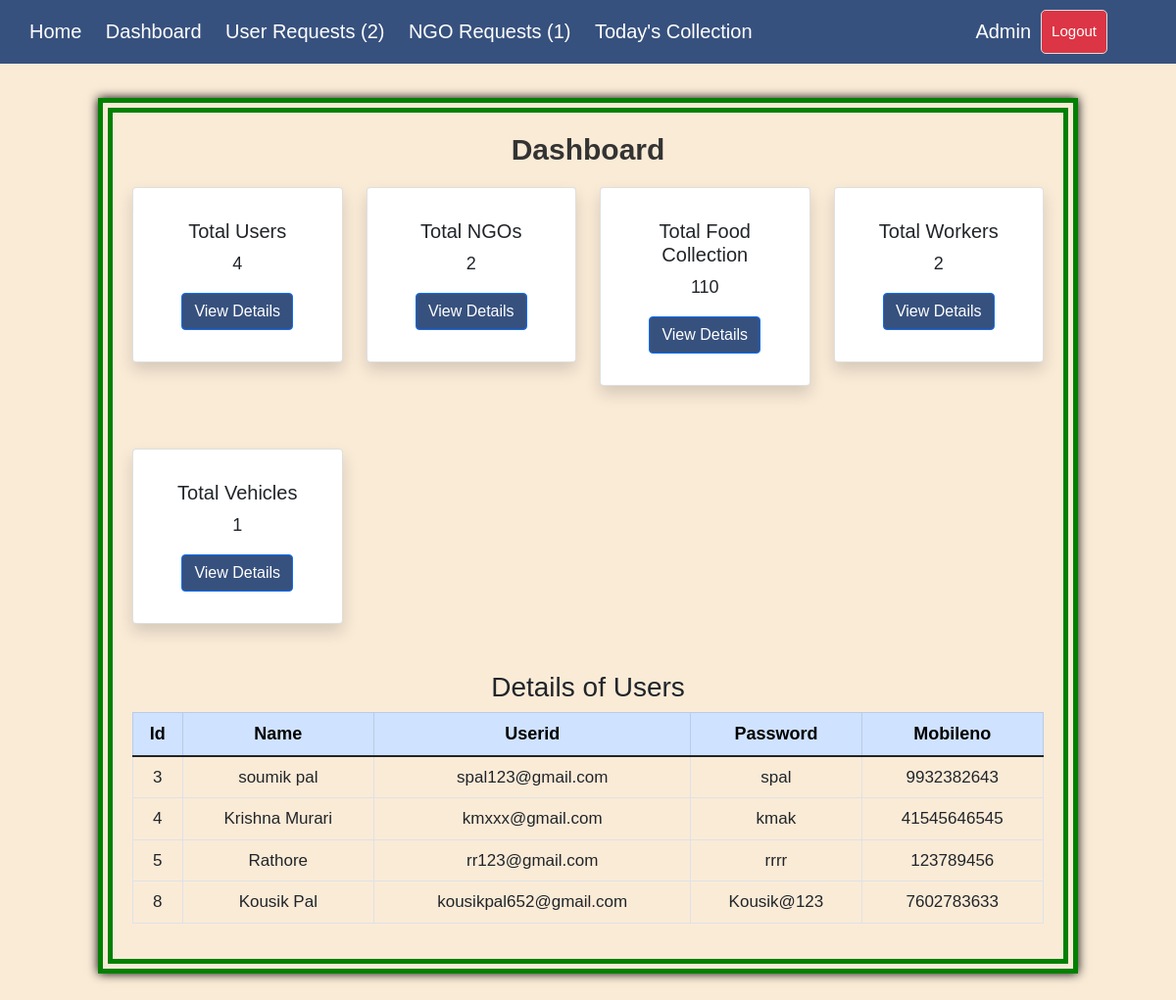
The page /adminpage.php?form=dashboard&table=users on the database its author committed.
### tables this page shows
CREATE TABLE `users` (
  `id` int(10) NOT NULL,
  `name` varchar(50) NOT NULL,
  `userid` varchar(50) NOT NULL,
  `password` varchar(50) NOT NULL,
  `mobileno` varchar(15) NOT NULL
);

### adminpage.php (the view, shortened to what this page needs)
<?php
require 'db.php';
$activeForm = $_GET['form'] ?? 'dashboard';
$tableName = $_GET['table'] ?? null;
$totalUsers = $conn->query("SELECT COUNT(*) as count FROM users")->fetch_assoc()['count'] ?? 0;
$totalNGOs = $conn->query("SELECT COUNT(*) as count FROM ngo")->fetch_assoc()['count'] ?? 0;
$totalFoodCollected = $conn->query("SELECT SUM(quantity) as sum FROM food WHERE status = 'granted'")->fetch_assoc()['sum'] ?? 0;
$totalWorkers = $conn->query("SELECT COUNT(*) as count FROM workers")->fetch_assoc()['count'] ?? 0;
$totalVehicles = $conn->query("SELECT COUNT(*) as count FROM vehicles")->fetch_assoc()['count'] ?? 0;
$tableData = [];
if ($tableName) {
    $validTables = ['users', 'ngo', 'food', 'workers', 'vehicles'];
    if (in_array($tableName, $validTables)) {
        $stmt = $conn->prepare("SELECT * FROM $tableName");
        $stmt->execute();
        $result = $stmt->get_result();
        while ($row = $result->fetch_assoc()) {
            $tableData[] = $row;
        }
    }
}
$userfoodrequests = $conn->query("SELECT COUNT(*) as count FROM food where status='pending'")->fetch_assoc()['count'] ?? 0;
$userclothrequests = $conn->query("SELECT COUNT(*) as count FROM cloth where status='pending'")->fetch_assoc()['count'] ?? 0;
$userwasterequests = $conn->query("SELECT COUNT(*) as count FROM waste where status='pending'")->fetch_assoc()['count'] ?? 0;
$userrequests = $userfoodrequests + $userclothrequests + $userwasterequests;
$ngofoodrequests = $conn->query("SELECT COUNT(*) as count FROM food_requests where status='pending'")->fetch_assoc()['count'] ?? 0;
$ngoclothrequests = $conn->query("SELECT COUNT(*) as count FROM cloth_requests where status='pending'")->fetch_assoc()['count'] ?? 0;
$ngorequests = $ngofoodrequests + $ngoclothrequests;
?>
<!DOCTYPE html>
<html lang="en">
<head>
    <link href="https://cdn.jsdelivr.net/npm/bootstrap@5.1.3/dist/css/bootstrap.min.css" rel="stylesheet">
</head>
<body>
    <div class="navbar">
        <div>
            <a href="index.php">Home</a>
            <a href="?form=dashboard">Dashboard</a>
            <a href="?form=user_requests">User Requests <span>(<?php echo $userrequests ?>)</span></a>
            <a href="?form=ngo_requests">NGO Requests (<?php echo $ngorequests ?>)</a>
            <a href="?form=todays_collection">Today's Collection</a>
        </div>
        <div class="right">
            <span style="font-size: 20px;"><?= htmlspecialchars($_SESSION['username'] ?? 'Admin'); ?></span>
            <a href="adminpage.php?logout=1" style="margin-right: 50px;"><button class="logout-btn">Logout</button></a>
        </div>
    </div>
    <div class="my-content">
        <?php if ($activeForm === 'dashboard'): ?>
            <div class="container">
                <h2>Dashboard</h2>
                <div class="row mb-0">
                    <div class="col-3">
                        <div class="card text-center shadow p-3 mb-5 bg-white rounded">
                            <div class="card-body">
                                <h5>Total Users</h5>
                                <p><?= $totalUsers; ?></p>
                                <a href="?form=dashboard&table=users" class="btn btn-primary" style="background-color: #37517e;">View Details</a>
                            </div>
                        </div>
                    </div>
                    <div class="col-3">
                        <div class="card text-center shadow p-3 mb-5 bg-white rounded">
                            <div class="card-body">
                                <h5>Total NGOs</h5>
                                <p><?= $totalNGOs; ?></p>
                                <a href="?form=dashboard&table=ngo" class="btn btn-primary" style="background-color: #37517e;">View Details</a>
                            </div>
                        </div>
                    </div>
                    <div class="col-3">
                        <div class="card text-center shadow p-3 mb-5 bg-white rounded">
                            <div class="card-body">
                                <h5>Total Food Collection</h5>
                                <p><?= $totalFoodCollected; ?></p>
                                <a href="?form=dashboard&table=food" class="btn btn-primary" style="background-color: #37517e;">View Details</a>
                            </div>
                        </div>
                    </div>
                    <div class="col-3">
                        <div class="card text-center shadow p-3 mb-5 bg-white rounded">
                            <div class="card-body">
                                <h5>Total Workers</h5>
                                <p><?= $totalWorkers; ?></p>
                                <a href="?form=dashboard&table=workers" class="btn btn-primary" style="background-color: #37517e;">View Details</a>
                            </div>
                        </div>
                    </div>
                    <div class="col-3 mt-3">
                        <div class="card text-center shadow p-3 mb-5 bg-white rounded">
                            <div class="card-body">
                                <h5>Total Vehicles</h5>
                                <p><?= $totalVehicles; ?></p>
                                <a href="?form=dashboard&table=vehicles" class="btn btn-primary" style="background-color: #37517e;">View Details</a>
                            </div>
                        </div>
                    </div>
                </div>
                <?php if ($tableName): ?>
                    <div class="table-responsive">
                        <h3 class="text-center">Details of <?= ucfirst($tableName); ?></h3>
                        <table class="table table-bordered">
                            <thead class="table-primary">
                                <tr>
                                    <?php if (!empty($tableData)): ?>
                                        <?php foreach (array_keys($tableData[0]) as $header): ?>
                                            <th><?= htmlspecialchars(ucfirst($header)); ?></th>
                                        <?php endforeach; ?>
                                    <?php endif; ?>
                                </tr>
                            </thead>
                            <tbody>
                                <?php if (!empty($tableData)): ?>
                                    <?php foreach ($tableData as $row): ?>
                                        <tr>
                                            <?php foreach ($row as $value): ?>
                                                <td><?= htmlspecialchars($value); ?></td>
                                            <?php endforeach; ?>
                                        </tr>
                                    <?php endforeach; ?>
                                <?php else: ?>
                                    <tr>
                                        <td colspan="100%" class="text-center">No data available.</td>
                                    </tr>
                                <?php endif; ?>
                            </tbody>
                        </table>
                    </div>
                <?php endif; ?>
            </div>
        <?php endif; ?>
    </div>
</body>
</html>

### adminpage.php (style rules this page uses)
body { font-family: Arial, sans-serif; margin: 0; padding: 0; background-color: antiquewhite; }
.navbar { position: fixed; top: 0; width: 100%; z-index: 1000; background-color: #37517e; color: white; display: flex; justify-content: space-between; padding: 5px 20px; align-items: center; }
.navbar a { color: white; text-decoration: none; margin: 0 10px; font-size: 20px; }
.navbar .right { display: flex; align-items: center; }
.container { padding: 20px; }
.my-content { margin: 100px 100px; border-width: 15px; border-style: double; Border-color: green; box-shadow: 0px 0px 10px black; }
h2 { margin-top: 0; font-size: 30px; color: #333; font-weight: 700; text-align: center; margin-bottom: 20px; }
button { margin: 0 5px; padding: 5px 10px; border: none; border-radius: 5px; cursor: pointer; color: white; background-color: #007bff; font-size: 20px; }
input, select, button { margin: 5px 0; padding: 10px; border: 1px solid #ddd; border-radius: 5px; }
button.logout-btn { background-color: #dc3545; font-size: 15px; }
th { text-align: center; font-size: 18px; }
td { font-size: 17px; text-align: center; }
p { font-size: large; }

### rows shown on the page
users: id "3", name "soumik pal", userid "spal123@gmail.com", password "spal", mobileno "9932382643"
users: id "4", name "Krishna Murari", userid "kmxxx@gmail.com", password "kmak", mobileno "41545646545"
users: id "5", name "Rathore", userid "rr123@gmail.com", password "rrrr", mobileno "123789456"
users: id "8", name "Kousik Pal", userid "kousikpal652@gmail.com", password "Kousik@123", mobileno "7602783633"

### other values the page prints
$userrequests "2"
$ngorequests "1"
$_SESSION['username'] "Admin"
$totalUsers "4"
$totalNGOs "2"
$totalFoodCollected "110"
$totalWorkers "2"
$totalVehicles "1"
$tableName "Users"
$header "Id"
$header "Name"
$header "Userid"
$header "Password"
$header "Mobileno"
